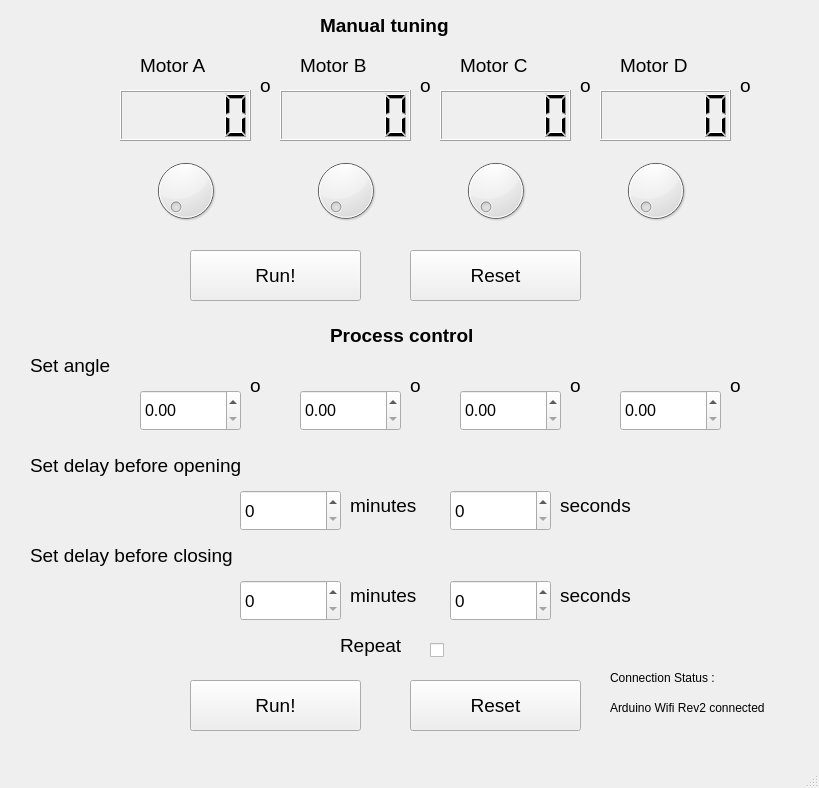
<?xml version="1.0" encoding="UTF-8"?>
<ui version="4.0">
 <class>MainWindow</class>
 <widget class="QMainWindow" name="MainWindow">
  <property name="geometry">
   <rect>
    <x>0</x>
    <y>0</y>
    <width>819</width>
    <height>788</height>
   </rect>
  </property>
  <property name="windowTitle">
   <string>MainWindow</string>
  </property>
  <widget class="QWidget" name="centralwidget">
   <widget class="QLCDNumber" name="lcdNumber">
    <property name="geometry">
     <rect>
      <x>120</x>
      <y>90</y>
      <width>131</width>
      <height>51</height>
     </rect>
    </property>
   </widget>
   <widget class="QLabel" name="label">
    <property name="geometry">
     <rect>
      <x>140</x>
      <y>50</y>
      <width>81</width>
      <height>31</height>
     </rect>
    </property>
    <property name="font">
     <font>
      <pointsize>14</pointsize>
     </font>
    </property>
    <property name="text">
     <string>Motor A</string>
    </property>
   </widget>
   <widget class="QLCDNumber" name="lcdNumber_2">
    <property name="geometry">
     <rect>
      <x>280</x>
      <y>90</y>
      <width>131</width>
      <height>51</height>
     </rect>
    </property>
   </widget>
   <widget class="QLabel" name="label_2">
    <property name="geometry">
     <rect>
      <x>300</x>
      <y>50</y>
      <width>81</width>
      <height>31</height>
     </rect>
    </property>
    <property name="font">
     <font>
      <pointsize>14</pointsize>
     </font>
    </property>
    <property name="text">
     <string>Motor B</string>
    </property>
   </widget>
   <widget class="QLCDNumber" name="lcdNumber_3">
    <property name="geometry">
     <rect>
      <x>440</x>
      <y>90</y>
      <width>131</width>
      <height>51</height>
     </rect>
    </property>
   </widget>
   <widget class="QLabel" name="label_3">
    <property name="geometry">
     <rect>
      <x>460</x>
      <y>50</y>
      <width>81</width>
      <height>31</height>
     </rect>
    </property>
    <property name="font">
     <font>
      <pointsize>14</pointsize>
     </font>
    </property>
    <property name="text">
     <string>Motor C</string>
    </property>
   </widget>
   <widget class="QLCDNumber" name="lcdNumber_6">
    <property name="geometry">
     <rect>
      <x>600</x>
      <y>90</y>
      <width>131</width>
      <height>51</height>
     </rect>
    </property>
   </widget>
   <widget class="QLabel" name="label_5">
    <property name="geometry">
     <rect>
      <x>620</x>
      <y>50</y>
      <width>81</width>
      <height>31</height>
     </rect>
    </property>
    <property name="font">
     <font>
      <pointsize>14</pointsize>
     </font>
    </property>
    <property name="text">
     <string>Motor D</string>
    </property>
   </widget>
   <widget class="QLabel" name="label_7">
    <property name="geometry">
     <rect>
      <x>260</x>
      <y>70</y>
      <width>16</width>
      <height>31</height>
     </rect>
    </property>
    <property name="font">
     <font>
      <pointsize>14</pointsize>
     </font>
    </property>
    <property name="text">
     <string>o</string>
    </property>
   </widget>
   <widget class="QLabel" name="label_8">
    <property name="geometry">
     <rect>
      <x>420</x>
      <y>70</y>
      <width>16</width>
      <height>31</height>
     </rect>
    </property>
    <property name="font">
     <font>
      <pointsize>14</pointsize>
     </font>
    </property>
    <property name="text">
     <string>o</string>
    </property>
   </widget>
   <widget class="QLabel" name="label_9">
    <property name="geometry">
     <rect>
      <x>580</x>
      <y>70</y>
      <width>16</width>
      <height>31</height>
     </rect>
    </property>
    <property name="font">
     <font>
      <pointsize>14</pointsize>
     </font>
    </property>
    <property name="text">
     <string>o</string>
    </property>
   </widget>
   <widget class="QLabel" name="label_10">
    <property name="geometry">
     <rect>
      <x>740</x>
      <y>70</y>
      <width>16</width>
      <height>31</height>
     </rect>
    </property>
    <property name="font">
     <font>
      <pointsize>14</pointsize>
     </font>
    </property>
    <property name="text">
     <string>o</string>
    </property>
   </widget>
   <widget class="QDoubleSpinBox" name="doubleSpinBox">
    <property name="geometry">
     <rect>
      <x>140</x>
      <y>390</y>
      <width>101</width>
      <height>41</height>
     </rect>
    </property>
    <property name="font">
     <font>
      <pointsize>12</pointsize>
     </font>
    </property>
   </widget>
   <widget class="QDoubleSpinBox" name="doubleSpinBox_2">
    <property name="geometry">
     <rect>
      <x>300</x>
      <y>390</y>
      <width>101</width>
      <height>41</height>
     </rect>
    </property>
    <property name="font">
     <font>
      <pointsize>12</pointsize>
     </font>
    </property>
   </widget>
   <widget class="QDoubleSpinBox" name="doubleSpinBox_3">
    <property name="geometry">
     <rect>
      <x>460</x>
      <y>390</y>
      <width>101</width>
      <height>41</height>
     </rect>
    </property>
    <property name="font">
     <font>
      <pointsize>12</pointsize>
     </font>
    </property>
   </widget>
   <widget class="QDoubleSpinBox" name="doubleSpinBox_4">
    <property name="geometry">
     <rect>
      <x>620</x>
      <y>390</y>
      <width>101</width>
      <height>41</height>
     </rect>
    </property>
    <property name="font">
     <font>
      <pointsize>12</pointsize>
     </font>
    </property>
   </widget>
   <widget class="QDial" name="dial">
    <property name="geometry">
     <rect>
      <x>150</x>
      <y>150</y>
      <width>71</width>
      <height>81</height>
     </rect>
    </property>
   </widget>
   <widget class="QDial" name="dial_2">
    <property name="geometry">
     <rect>
      <x>310</x>
      <y>150</y>
      <width>71</width>
      <height>81</height>
     </rect>
    </property>
   </widget>
   <widget class="QDial" name="dial_3">
    <property name="geometry">
     <rect>
      <x>460</x>
      <y>150</y>
      <width>71</width>
      <height>81</height>
     </rect>
    </property>
   </widget>
   <widget class="QDial" name="dial_4">
    <property name="geometry">
     <rect>
      <x>620</x>
      <y>150</y>
      <width>71</width>
      <height>81</height>
     </rect>
    </property>
   </widget>
   <widget class="QLabel" name="label_4">
    <property name="geometry">
     <rect>
      <x>30</x>
      <y>350</y>
      <width>101</width>
      <height>31</height>
     </rect>
    </property>
    <property name="font">
     <font>
      <pointsize>14</pointsize>
     </font>
    </property>
    <property name="text">
     <string>Set angle</string>
    </property>
   </widget>
   <widget class="QLabel" name="label_6">
    <property name="geometry">
     <rect>
      <x>330</x>
      <y>320</y>
      <width>191</width>
      <height>31</height>
     </rect>
    </property>
    <property name="font">
     <font>
      <pointsize>14</pointsize>
      <weight>75</weight>
      <bold>true</bold>
     </font>
    </property>
    <property name="text">
     <string>Process control</string>
    </property>
   </widget>
   <widget class="QLabel" name="label_11">
    <property name="geometry">
     <rect>
      <x>30</x>
      <y>450</y>
      <width>261</width>
      <height>31</height>
     </rect>
    </property>
    <property name="font">
     <font>
      <pointsize>14</pointsize>
     </font>
    </property>
    <property name="text">
     <string>Set delay before opening</string>
    </property>
   </widget>
   <widget class="QLabel" name="label_14">
    <property name="geometry">
     <rect>
      <x>30</x>
      <y>540</y>
      <width>261</width>
      <height>31</height>
     </rect>
    </property>
    <property name="font">
     <font>
      <pointsize>14</pointsize>
     </font>
    </property>
    <property name="text">
     <string>Set delay before closing</string>
    </property>
   </widget>
   <widget class="QPushButton" name="pushButton">
    <property name="geometry">
     <rect>
      <x>190</x>
      <y>680</y>
      <width>171</width>
      <height>51</height>
     </rect>
    </property>
    <property name="font">
     <font>
      <pointsize>14</pointsize>
     </font>
    </property>
    <property name="text">
     <string>Run!</string>
    </property>
   </widget>
   <widget class="QLabel" name="label_15">
    <property name="geometry">
     <rect>
      <x>320</x>
      <y>0</y>
      <width>181</width>
      <height>51</height>
     </rect>
    </property>
    <property name="font">
     <font>
      <pointsize>14</pointsize>
      <weight>75</weight>
      <bold>true</bold>
     </font>
    </property>
    <property name="text">
     <string>Manual tuning</string>
    </property>
   </widget>
   <widget class="QLabel" name="label_16">
    <property name="geometry">
     <rect>
      <x>610</x>
      <y>670</y>
      <width>171</width>
      <height>16</height>
     </rect>
    </property>
    <property name="text">
     <string>Connection Status :</string>
    </property>
   </widget>
   <widget class="QLabel" name="label_17">
    <property name="geometry">
     <rect>
      <x>610</x>
      <y>700</y>
      <width>181</width>
      <height>16</height>
     </rect>
    </property>
    <property name="text">
     <string>Arduino Wifi Rev2 connected</string>
    </property>
   </widget>
   <widget class="QLabel" name="label_18">
    <property name="geometry">
     <rect>
      <x>250</x>
      <y>370</y>
      <width>16</width>
      <height>31</height>
     </rect>
    </property>
    <property name="font">
     <font>
      <pointsize>14</pointsize>
     </font>
    </property>
    <property name="text">
     <string>o</string>
    </property>
   </widget>
   <widget class="QLabel" name="label_19">
    <property name="geometry">
     <rect>
      <x>730</x>
      <y>370</y>
      <width>16</width>
      <height>31</height>
     </rect>
    </property>
    <property name="font">
     <font>
      <pointsize>14</pointsize>
     </font>
    </property>
    <property name="text">
     <string>o</string>
    </property>
   </widget>
   <widget class="QLabel" name="label_20">
    <property name="geometry">
     <rect>
      <x>410</x>
      <y>370</y>
      <width>16</width>
      <height>31</height>
     </rect>
    </property>
    <property name="font">
     <font>
      <pointsize>14</pointsize>
     </font>
    </property>
    <property name="text">
     <string>o</string>
    </property>
   </widget>
   <widget class="QLabel" name="label_21">
    <property name="geometry">
     <rect>
      <x>570</x>
      <y>370</y>
      <width>16</width>
      <height>31</height>
     </rect>
    </property>
    <property name="font">
     <font>
      <pointsize>14</pointsize>
     </font>
    </property>
    <property name="text">
     <string>o</string>
    </property>
   </widget>
   <widget class="QSpinBox" name="spinBox">
    <property name="geometry">
     <rect>
      <x>240</x>
      <y>490</y>
      <width>101</width>
      <height>41</height>
     </rect>
    </property>
    <property name="font">
     <font>
      <pointsize>13</pointsize>
     </font>
    </property>
   </widget>
   <widget class="QSpinBox" name="spinBox_2">
    <property name="geometry">
     <rect>
      <x>450</x>
      <y>490</y>
      <width>101</width>
      <height>41</height>
     </rect>
    </property>
    <property name="font">
     <font>
      <pointsize>13</pointsize>
     </font>
    </property>
   </widget>
   <widget class="QLabel" name="label_22">
    <property name="geometry">
     <rect>
      <x>350</x>
      <y>490</y>
      <width>81</width>
      <height>31</height>
     </rect>
    </property>
    <property name="font">
     <font>
      <pointsize>14</pointsize>
     </font>
    </property>
    <property name="text">
     <string>minutes</string>
    </property>
   </widget>
   <widget class="QLabel" name="label_23">
    <property name="geometry">
     <rect>
      <x>560</x>
      <y>490</y>
      <width>91</width>
      <height>31</height>
     </rect>
    </property>
    <property name="font">
     <font>
      <pointsize>14</pointsize>
     </font>
    </property>
    <property name="text">
     <string>seconds</string>
    </property>
   </widget>
   <widget class="QLabel" name="label_24">
    <property name="geometry">
     <rect>
      <x>350</x>
      <y>580</y>
      <width>81</width>
      <height>31</height>
     </rect>
    </property>
    <property name="font">
     <font>
      <pointsize>14</pointsize>
     </font>
    </property>
    <property name="text">
     <string>minutes</string>
    </property>
   </widget>
   <widget class="QLabel" name="label_25">
    <property name="geometry">
     <rect>
      <x>560</x>
      <y>580</y>
      <width>91</width>
      <height>31</height>
     </rect>
    </property>
    <property name="font">
     <font>
      <pointsize>14</pointsize>
     </font>
    </property>
    <property name="text">
     <string>seconds</string>
    </property>
   </widget>
   <widget class="QSpinBox" name="spinBox_3">
    <property name="geometry">
     <rect>
      <x>240</x>
      <y>580</y>
      <width>101</width>
      <height>41</height>
     </rect>
    </property>
    <property name="font">
     <font>
      <pointsize>13</pointsize>
     </font>
    </property>
   </widget>
   <widget class="QSpinBox" name="spinBox_4">
    <property name="geometry">
     <rect>
      <x>450</x>
      <y>580</y>
      <width>101</width>
      <height>41</height>
     </rect>
    </property>
    <property name="font">
     <font>
      <pointsize>13</pointsize>
     </font>
    </property>
   </widget>
   <widget class="QPushButton" name="pushButton_2">
    <property name="geometry">
     <rect>
      <x>410</x>
      <y>680</y>
      <width>171</width>
      <height>51</height>
     </rect>
    </property>
    <property name="font">
     <font>
      <pointsize>14</pointsize>
     </font>
    </property>
    <property name="text">
     <string>Reset</string>
    </property>
   </widget>
   <widget class="QLabel" name="label_26">
    <property name="geometry">
     <rect>
      <x>340</x>
      <y>630</y>
      <width>261</width>
      <height>31</height>
     </rect>
    </property>
    <property name="font">
     <font>
      <pointsize>14</pointsize>
     </font>
    </property>
    <property name="text">
     <string>Repeat</string>
    </property>
   </widget>
   <widget class="QCheckBox" name="checkBox">
    <property name="geometry">
     <rect>
      <x>430</x>
      <y>640</y>
      <width>31</width>
      <height>21</height>
     </rect>
    </property>
    <property name="text">
     <string/>
    </property>
   </widget>
   <widget class="QPushButton" name="pushButton_3">
    <property name="geometry">
     <rect>
      <x>190</x>
      <y>250</y>
      <width>171</width>
      <height>51</height>
     </rect>
    </property>
    <property name="font">
     <font>
      <pointsize>14</pointsize>
     </font>
    </property>
    <property name="text">
     <string>Run!</string>
    </property>
   </widget>
   <widget class="QPushButton" name="pushButton_4">
    <property name="geometry">
     <rect>
      <x>410</x>
      <y>250</y>
      <width>171</width>
      <height>51</height>
     </rect>
    </property>
    <property name="font">
     <font>
      <pointsize>14</pointsize>
     </font>
    </property>
    <property name="text">
     <string>Reset</string>
    </property>
   </widget>
  </widget>
  <widget class="QMenuBar" name="menubar">
   <property name="geometry">
    <rect>
     <x>0</x>
     <y>0</y>
     <width>819</width>
     <height>26</height>
    </rect>
   </property>
  </widget>
  <widget class="QStatusBar" name="statusbar"/>
 </widget>
 <resources/>
 <connections/>
</ui>
